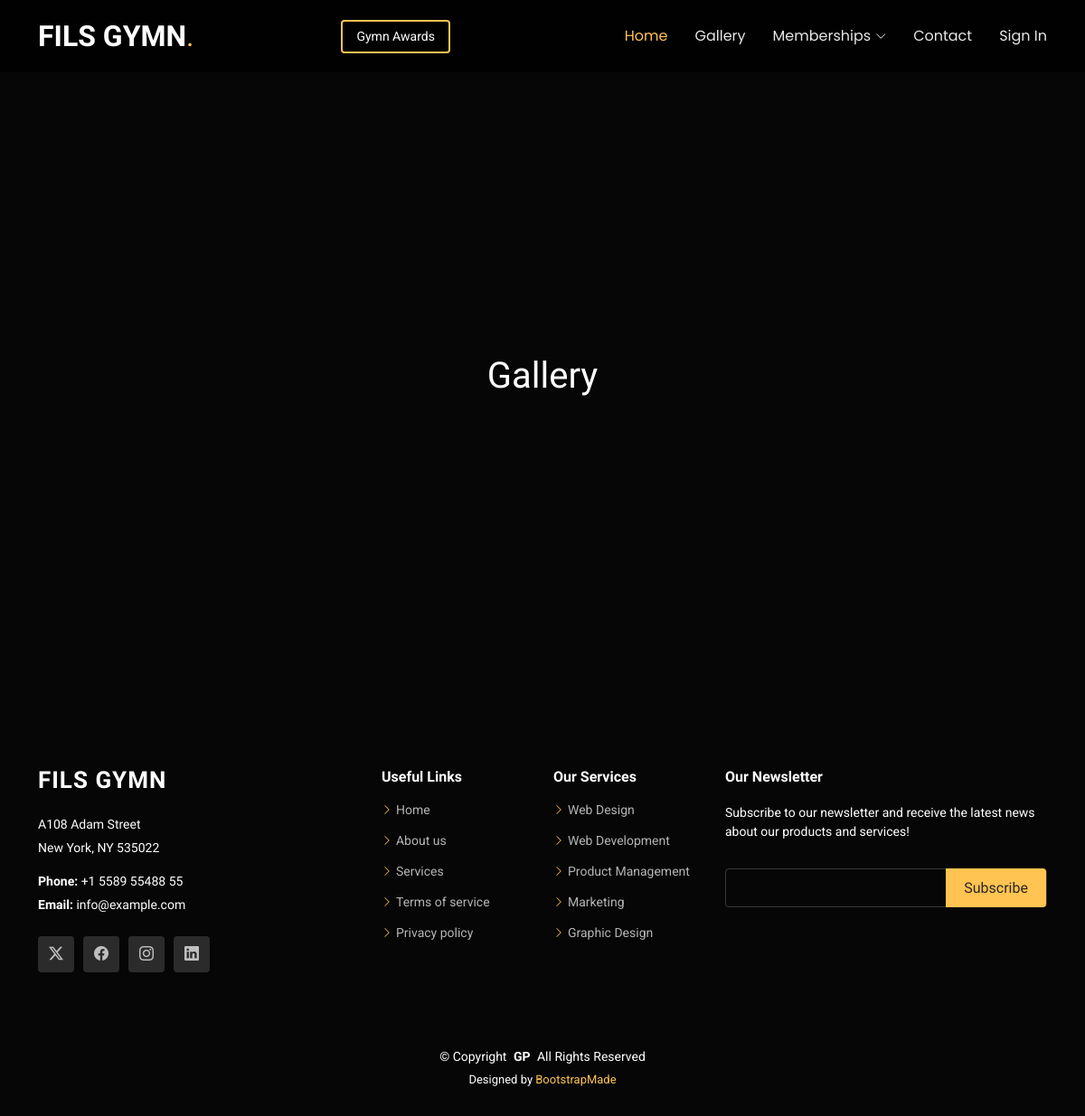
/gallery, run on an earlier commit of the app's database.
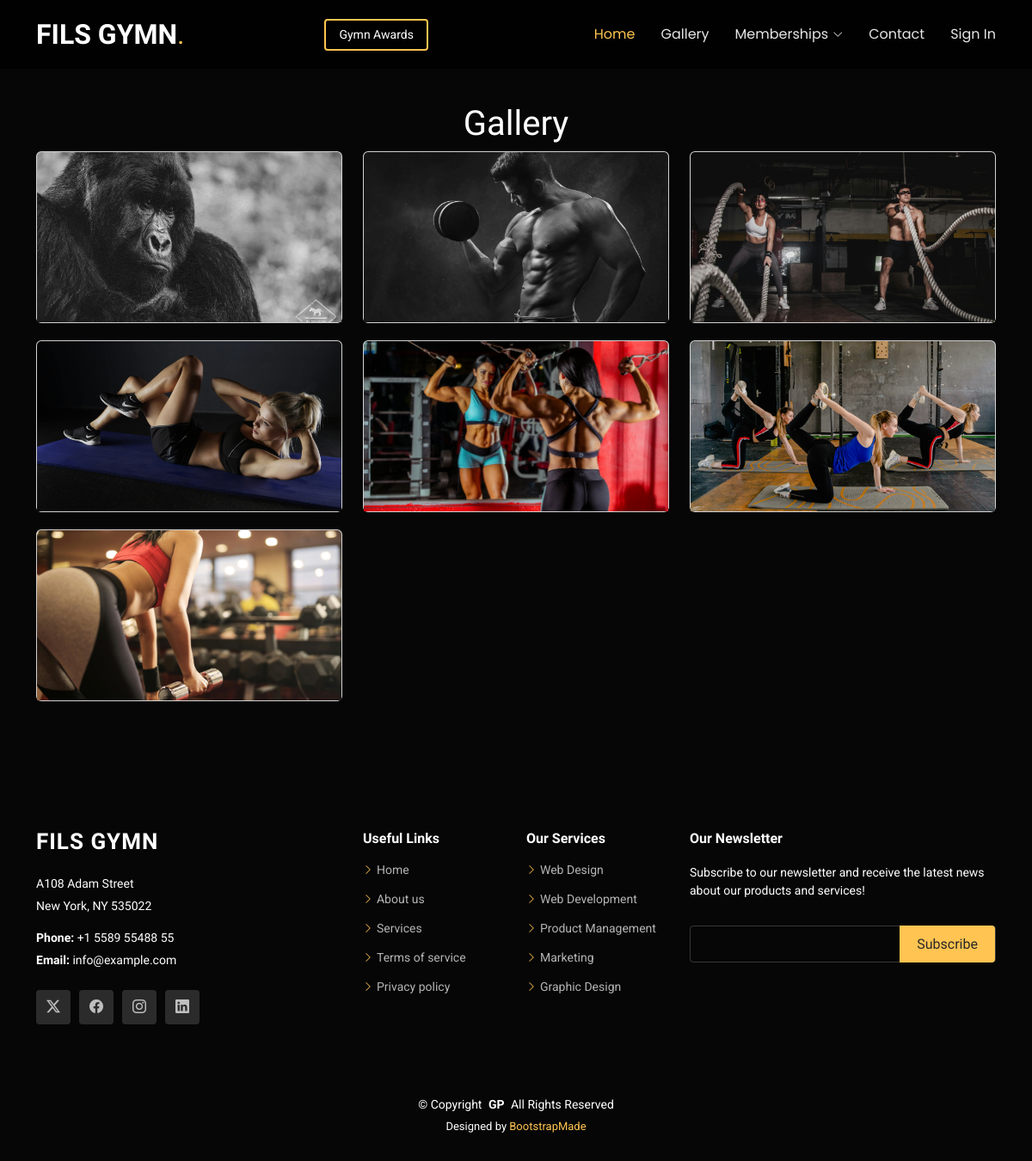
And on a later commit of the database.
### authapp/models.py (models this page shows, shortened)
class Gallery(models.Model):
    title = models.CharField(max_length=100)
    img=models.ImageField(upload_to = 'gallery')
    timestamp = models.DateField(auto_now_add=True, blank=True)

### authapp/views.py (the view)
# urls.py: path('gallery', views.gallery, name="gallery"),
def gallery(request):
    images = Gallery.objects.all()
    context = {"images": images}
    return render(request, "gallery.html", context)

### templates/gallery.html (shortened to what this page needs)
{% load static %}
<!DOCTYPE html>
<html lang="en">
  <head>
    <link
      href="static/assets/vendor/bootstrap/css/bootstrap.min.css"
      rel="stylesheet"
    />
    <link
      href="static/assets/vendor/bootstrap-icons/bootstrap-icons.css"
      rel="stylesheet"
    />
    <link href="static/assets/vendor/aos/aos.css" rel="stylesheet" />
    <link
      href="static/assets/vendor/swiper/swiper-bundle.min.css"
      rel="stylesheet"
    />
    <link
      href="static/assets/vendor/glightbox/css/glightbox.min.css"
      rel="stylesheet"
    />
    <link href="static/assets/css/main.css" rel="stylesheet" />
  </head>
  <body class= "">
    <header id="header" class="header d-flex align-items-center fixed-top">
      <div class="container-fluid container-xl position-relative d-flex align-items-center justify-content-between">
        <a href="/" class="logo d-flex align-items-center me-auto me-lg-0">
          <h1 class="sitename">FILS GYMN</h1>
          <span>.</span>
        </a>
        <nav id="navmenu" class="navmenu">
          <ul>
            <li><a href="/" class="active">Home<br></a></li>
            <li><a href="/gallery">Gallery</a></li>
            <li class="dropdown"><a href="#"><span>Memberships</span> <i class="bi bi-chevron-down toggle-dropdown"></i></a>
            </li>
            <li><a href="/contact">Contact</a></li>
            {%if not request.user.is_authenticated%}
            <li><a href="/signup">Sign In</a></li>
            {% else %}
            <li><a href="/logout">Log out</a></li>
            {% endif %}
          </ul>
        </nav>
        <a class="btn-getstarted" href="index.html#about">Gymn Awards</a>
      </div>
    </header>
    <main class="main">
    <section id="hero" class="hero section dark-background">
      <div class="container">
<Center><h1>Gallery</h1></Center>
<div class="row">
{% for image in images  %}
<div class="col-md-4">
    <div class="card">
        <img src="{{image.img.url}}" class="card-img-top" alt="...">
        <div class="card-body ">
          <h5 class="card-title">{{image.title}}</h5>
          <p class="card-text">Uploaded On : {{image.timestamp}} </p>
        </div>
      </div>
</div>
{% endfor %}
</div>
      </div>
    </section>
    </main>
  </body>
  <footer id="footer" class="footer dark-background">
    <div class="footer-top">
      <div class="container">
        <div class="row gy-4">
          <div class="col-lg-4 col-md-6 footer-about">
            <a href="index.html" class="logo d-flex align-items-center">
              <span class="sitename">FILS GYMN</span>
            </a>
            <div class="footer-contact pt-3">
              <p>A108 Adam Street</p>
              <p>New York, NY 535022</p>
              <p class="mt-3"><strong>Phone:</strong> <span>+1 5589 55488 55</span></p>
              <p><strong>Email:</strong> <span>info@example.com</span></p>
            </div>
            <div class="social-links d-flex mt-4">
              <a href=""><i class="bi bi-twitter-x"></i></a>
              <a href=""><i class="bi bi-facebook"></i></a>
              <a href=""><i class="bi bi-instagram"></i></a>
              <a href=""><i class="bi bi-linkedin"></i></a>
            </div>
          </div>
          <div class="col-lg-2 col-md-3 footer-links">
            <h4>Useful Links</h4>
            <ul>
              <li><i class="bi bi-chevron-right"></i> <a href="#"> Home</a></li>
              <li><i class="bi bi-chevron-right"></i> <a href="#"> About us</a></li>
              <li><i class="bi bi-chevron-right"></i> <a href="#"> Services</a></li>
              <li><i class="bi bi-chevron-right"></i> <a href="#"> Terms of service</a></li>
              <li><i class="bi bi-chevron-right"></i> <a href="#"> Privacy policy</a></li>
            </ul>
          </div>
          <div class="col-lg-2 col-md-3 footer-links">
            <h4>Our Services</h4>
            <ul>
              <li><i class="bi bi-chevron-right"></i> <a href="#"> Web Design</a></li>
              <li><i class="bi bi-chevron-right"></i> <a href="#"> Web Development</a></li>
              <li><i class="bi bi-chevron-right"></i> <a href="#"> Product Management</a></li>
              <li><i class="bi bi-chevron-right"></i> <a href="#"> Marketing</a></li>
              <li><i class="bi bi-chevron-right"></i> <a href="#"> Graphic Design</a></li>
            </ul>
          </div>
          <div class="col-lg-4 col-md-12 footer-newsletter">
            <h4>Our Newsletter</h4>
            <p>Subscribe to our newsletter and receive the latest news about our products and services!</p>
            <form action="forms/newsletter.php" method="post" class="php-email-form">
              <div class="newsletter-form"><input type="email" name="email"><input type="submit" value="Subscribe"></div>
            </form>
          </div>
        </div>
      </div>
    </div>
    <div class="copyright">
      <div class="container text-center">
        <p>© <span>Copyright</span> <strong class="px-1 sitename">GP</strong> <span>All Rights Reserved</span></p>
        <div class="credits">
          Designed by <a href="https://bootstrapmade.com/">BootstrapMade</a>
        </div>
      </div>
    </div>
  </footer>
</html>

What changed in the data, as far as the page shows it:
added Gallery: img (picture)
added Gallery: img (picture)
added Gallery: img (picture)
added Gallery: img (picture)
added Gallery: img (picture)
added Gallery: img (picture)
added Gallery: img (picture)
